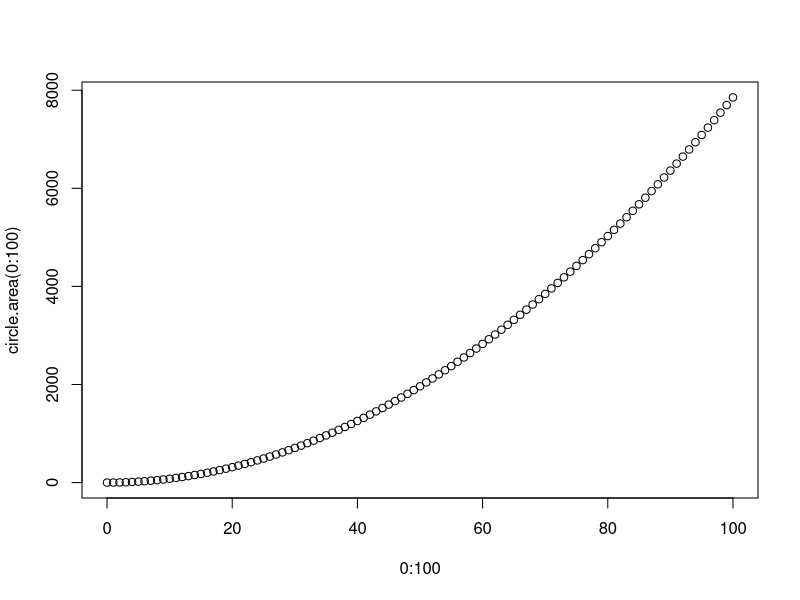
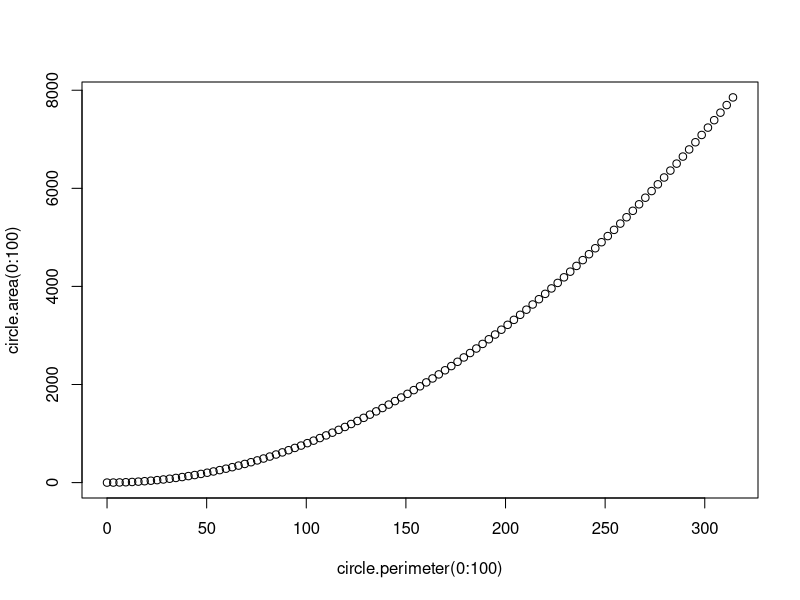
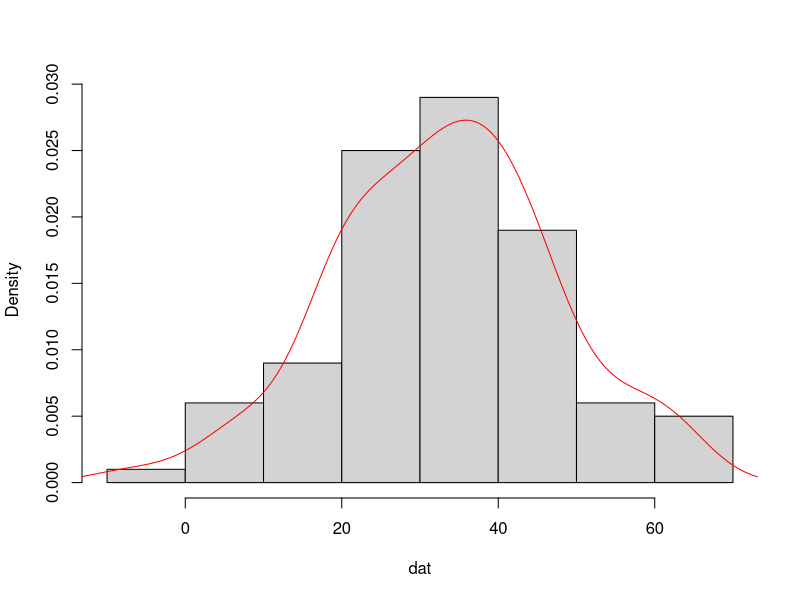
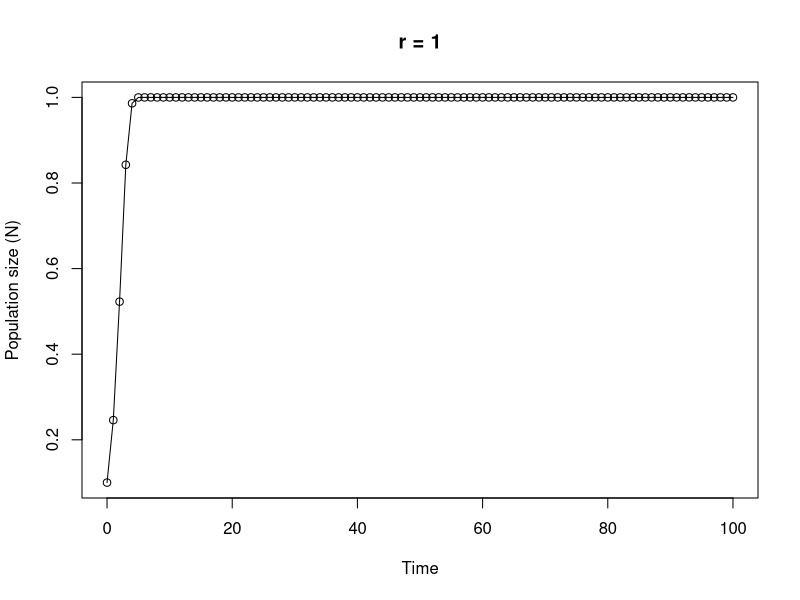

Reproduce these figures in R, in order.
## ----Q1, results = 'asis', eval= T--------------------------------------------

# area of a circle
# the equation to calculate the area of a circle is pi * radius^2

circle.area <- function(d){ 
	pi * (d/2)^2
}

# to use your new function

circle.area(10)
# [1] 78.53982

plot(0:100, circle.area(0:100))

# to test on a vector of diameters
# first create a vector with diameters ranging from 0 to 50 in steps of 10

cir.diam <- seq(from = 0, to = 50, by = 10)

# test your function

circle.area(cir.diam)
# [1]    0.00000   78.53982  314.15927  706.85835 1256.63706 1963.49541

circle.perimeter<- function(d){
  pi*d
}

plot(circle.perimeter(0:100), circle.area(0:100))

cat("test re-render")


## ----Q2, tidy = TRUE----------------------------------------------------------

far.cent <- function(a){
	val <- (a-32)*5/9
	print(paste("Fahrenheit: ", round(a, digits = 3), "oF",sep = " "), quote = FALSE)# round 3dp
	print(paste("Centigrade: ", round(val, digits = 3), "oC", sep = " "), quote = FALSE)# round 3dp
}

# alternative Fahrenheit to centigrade using cat function

far.cent2 <- function(a){
	val <- (a - 32) * 5/9	#calculation
	cat("Fahrenheit: ", round(a, digits = 3), "oF", "\n")   # use cat function
	cat("Centigrade: ", round(val, digits = 3), "oC", "\n")   
}



## ----Q3-----------------------------------------------------------------------

# Create a vector of normally distributed data
# length 100, mean 35 and standard deviation of 29

vals <- rnorm(100, 35, 15)	# create some norm dist data mean 35, sd = 15

summary.fun <- function(dat){
	mymean <- round(mean(dat), digits = 4)      	# calc mean
	mymedian <- round(median(dat), digits = 4)    # calc median
	mymin <- round(min(dat), digits = 4)          # calc min
	mymax <- round(max(dat), digits = 4)          # calc max
	print(paste("mean:", mymean, sep = " "), quote = FALSE)     # print mean
	print(paste("median:", mymedian, sep = " "), quote = FALSE)     # print median
	print(paste("range:", "from:", mymin, "to", mymax, sep = " "), quote = FALSE) 
	dens <- density(dat)                          # estimate density curve
	hist(dat, main = "",type = "l",freq = FALSE)  # plot histogram
	lines(dens, lty = 1, col = "red")             # plot density curve
}

# use the function
summary.fun(vals)


## ----Q4-----------------------------------------------------------------------

# calculate a median

ourmedian <- function(x){
	n <- length(x)
	if (n %% 2 == 1)      # odd numbers
	  sort(x)[(n + 1)/2]  # find the middle number by adding 1 to length and div 2
	else {                # even numbers
	  middletwo <- sort(x)[(n/2) + 0:1]   #find the two middle numbers
	  mean(middletwo)
	  }
}

# use the function
mydat <- sample(1:50, size = 10, replace = TRUE )

# our function
ourmedian(mydat)

# R median function
median(mydat)


## ----Q5, tidy = TRUE----------------------------------------------------------

# function to simulate Ricker model

Ricker.model <- function(nzero, r, time, K=1){     # sets initial parameters
  N <- numeric(time + 1)    # creates a real vector of length time+1 to store values of Nt+1
  N[1] <- nzero             # sets initial population size in first element of N
  for (i in 1:time) {				# loops over time
      N[i+1] <- N[i]*exp(r*(1 - N[i]/K))    
  }
  Time <- 0:time   					 # creates vector for x axis
  plot(Time, N, type = "o", xlim = c(0, time), xlab = "Time", ylab = "Population size (N)", main = paste("r =", r, sep=" "))   # plots     output
}

# To run
# play around with the different parameters, especially r
Ricker.model(nzero=0.1,r=1,time=100)


